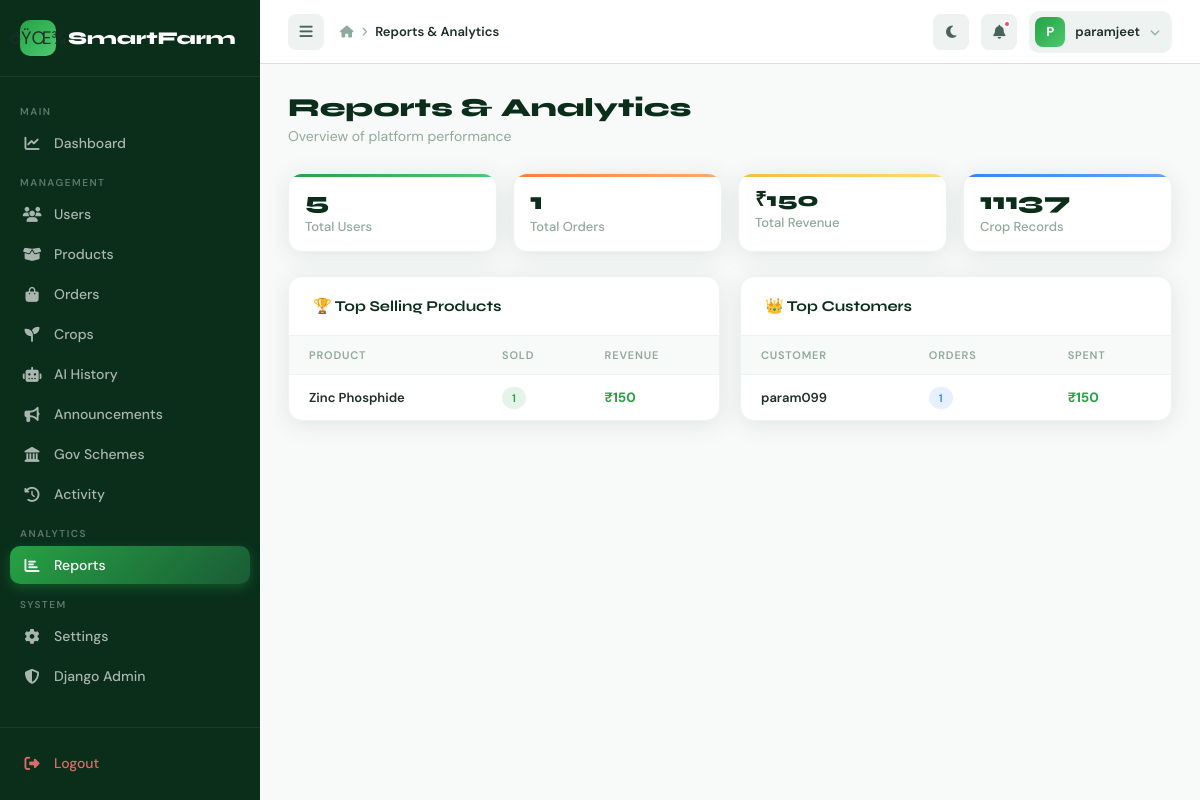
The page /myadmin/reports/ (signed in) on the database as committed earlier.
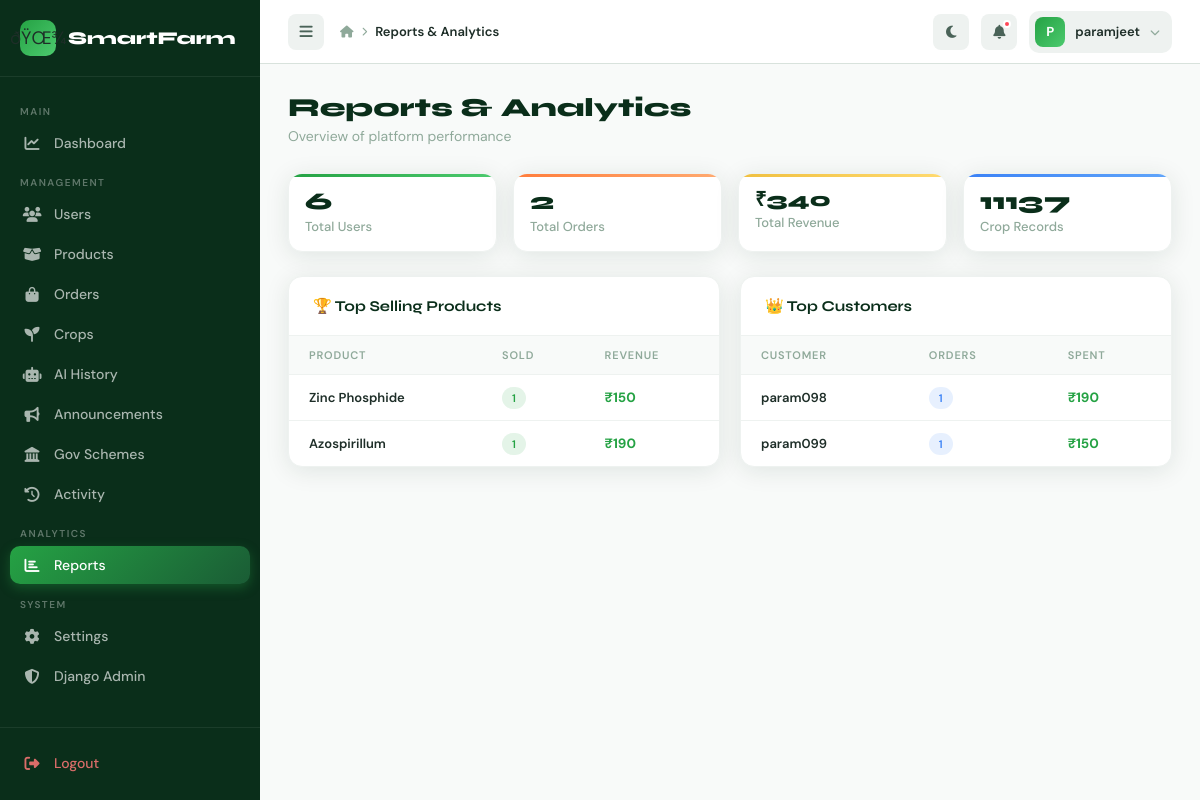
The same page on the database as committed later.
### apps/orders/models.py (models this page shows, shortened)
class OrderItem(models.Model):
    order = models.ForeignKey(Order, related_name='items', on_delete=models.CASCADE)
    item_type = models.CharField(max_length=50, default='tool')
    item_id = models.PositiveIntegerField(default=0)
    name = models.CharField(max_length=100, default='unknown')
    price = models.FloatField(default=0)
    quantity = models.PositiveIntegerField(default=1)

### apps/admin_panel/views.py (the view)
    def wrapper(request, *args, **kwargs):
        if not request.user.is_authenticated:
            return redirect('login')
        if not request.user.is_staff:
            messages.error(request, 'Access denied. Admin only.')
            return redirect('login')  # FIX: was redirect('dashboard') — sent to user dashboard
        return view_func(request, *args, **kwargs)

### apps/admin_panel/views.py (called while the page is built)
def admin_required(view_func):
    def wrapper(request, *args, **kwargs):
        if not request.user.is_authenticated:
            return redirect('login')
        if not request.user.is_staff:
            messages.error(request, 'Access denied. Admin only.')
            return redirect('login')  # FIX: was redirect('dashboard') — sent to user dashboard
        return view_func(request, *args, **kwargs)
    wrapper.__name__ = view_func.__name__
    return wrapper

### templates/admin_panel/reports.html (shortened to what this page needs)
{% extends "admin_panel/base_admin.html" %}
{% block breadcrumb %}Reports & Analytics{% endblock %}
{% block content %}
<div class="page-header">
    <h1 class="page-title">Reports & Analytics</h1>
    <p class="page-subtitle">Overview of platform performance</p>
</div>
<div style="display:grid;grid-template-columns:repeat(auto-fit,minmax(160px,1fr));gap:16px;margin-bottom:24px;">
    <div class="stat-card green" style="padding:16px;"><div class="stat-value" style="font-size:24px;">{{ total_users }}</div><div class="stat-label">Total Users</div></div>
    <div class="stat-card orange" style="padding:16px;"><div class="stat-value" style="font-size:24px;">{{ total_orders }}</div><div class="stat-label">Total Orders</div></div>
    <div class="stat-card gold" style="padding:16px;"><div class="stat-value" style="font-size:20px;">₹{{ total_revenue|floatformat:0 }}</div><div class="stat-label">Total Revenue</div></div>
    <div class="stat-card blue" style="padding:16px;"><div class="stat-value" style="font-size:24px;">{{ total_crops }}</div><div class="stat-label">Crop Records</div></div>
</div>
<div style="display:grid;grid-template-columns:1fr 1fr;gap:20px;">
    <div class="table-card">
        <div class="table-header"><span class="table-title">🏆 Top Selling Products</span></div>
        <table>
            <thead><tr><th>Product</th><th>Sold</th><th>Revenue</th></tr></thead>
            <tbody>
                {% for p in top_products %}
                <tr>
                    <td style="font-weight:600;font-size:13px;">{{ p.name }}</td>
                    <td><span class="status-badge delivered">{{ p.total_sold }}</span></td>
                    <td style="font-weight:700;color:var(--green-bright);">₹{{ p.revenue|floatformat:0 }}</td>
                </tr>
                {% empty %}
                <tr><td colspan="3" style="text-align:center;padding:20px;color:var(--gray-400);">No data yet</td></tr>
                {% endfor %}
            </tbody>
        </table>
    </div>
    <div class="table-card">
        <div class="table-header"><span class="table-title">👑 Top Customers</span></div>
        <table>
            <thead><tr><th>Customer</th><th>Orders</th><th>Spent</th></tr></thead>
            <tbody>
                {% for c in top_customers %}
                <tr>
                    <td style="font-weight:600;font-size:13px;">{{ c.user__username }}</td>
                    <td><span class="status-badge processing">{{ c.order_count }}</span></td>
                    <td style="font-weight:700;color:var(--green-bright);">₹{{ c.total_spent|floatformat:0 }}</td>
                </tr>
                {% empty %}
                <tr><td colspan="3" style="text-align:center;padding:20px;color:var(--gray-400);">No data yet</td></tr>
                {% endfor %}
            </tbody>
        </table>
    </div>
</div>
{% endblock %}

Rows that differ between the two databases and show on the page:
added OrderItem: name "Azospirillum", total_sold "1", revenue "190"
Other text that changed with them:
{{ total_users }}: "5" → "6"
{{ total_orders }}: "1" → "2"
{{ total_revenue|floatformat:0 }}: "150" → "340"
new list line: "param098 1 ₹ 190"
